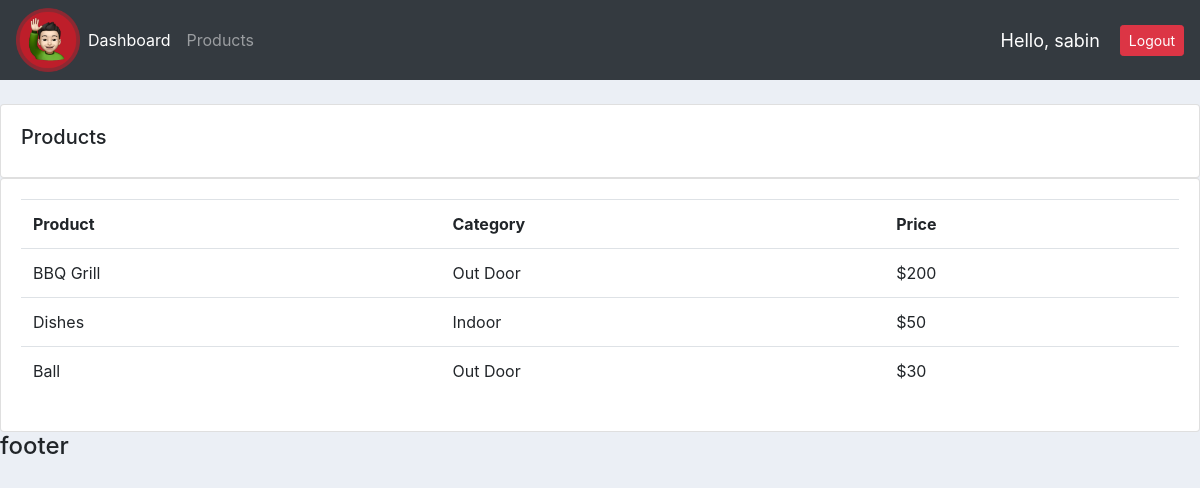
Screenshot of /products/ (signed in) with the database file from the repository.
### accounts/models.py (models this page shows, shortened)
class Product(models.Model):
    CATEGORY = (
        ('Indoor', 'Indoor'),
        ('Out Door', 'Out Door'),
    )
    name = models.CharField(max_length=200, null=True)
    price = models.IntegerField(null=True)
    category = models.CharField(max_length=200, null=True, choices=CATEGORY)
    description = models.CharField(max_length=200, null=True, blank=True)
    date_create = models.DateField(auto_now_add=True, null=True)
    tags = models.ManyToManyField(Tag)

### accounts/decorators.py (the view)
        def wrapper_func(request, *args, **kwargs):
            group = None
            if request.user.groups.exists():
                group = request.user.groups.all()[0].name
            if group in allowed_role:
                return view_func(request, *args, **kwargs)
            else:
                return HttpResponse("401 error! You are not authorized view this page")

### accounts/views.py (called while the page is built)
@login_required(login_url='login')
@allowed_users(allowed_role=['admin'])
def products(request):
    products = Product.objects.all()
    return render(request, 'accounts/products.html', {'products': products})

### accounts/templates/accounts/products.html
{% extends 'accounts/main.html' %}
{% block content %}
	<br>
		<div class="row">
			<div class="col-md">
				<div class="card card-body">
					<h5>Products</h5>
				</div>
				<div class="card card-body">
					<table class="table">
						<tr>
							<th>Product</th>
							<th>Category</th>
							<th>Price</th>
						</tr>
						{% for i in products %}
							<tr>
							<td>{{i.name}}</td>
							<td>{{i.category}}</td>
							<td>${{i.price}}</td>
						</tr>
						{% endfor %}
					</table>
				</div>
			</div>
		</div>
{% endblock %}

### accounts/templates/accounts/navbar.html (shortened to what this page needs)
 {% load static %}
<nav class="navbar navbar-expand-lg navbar-dark bg-dark">
  <img src="{% static '/images/logo.png' %}" alt="logo" width="64" height="64" />
  <div class="collapse navbar-collapse" id="navbarNav">
    <ul class="navbar-nav">
      {% if request.user.is_staff %}
      <li class="nav-item active">
        <a class="nav-link" href="{% url 'home'%}">Dashboard</a>
      </li>
      <li class="nav-item">
        <a class="nav-link" href="{% url 'products' %}">Products</a>
      </li>
      {% else %}
      <li class="nav-item">
        <a class="nav-link" href="{% url 'account' %}">Settings</a>
      </li>
      {% endif%}
    </ul>
  </div>
  <span class="hello-msg" > Hello, {{request.user}}</span>
  <span><a class="btn btn-sm btn-danger"  href="{% url 'logout' %}">Logout</a> </span>
</nav>

### static/css/main.css (style rules this page uses)
body { background-color: #ebeff5; }

### accounts/templates/accounts/navbar.html (style rules this page uses)
.hello-msg { font-size:18px; color:#fff; margin-right:20px }

### rows the page displays
Product: name "BBQ Grill", category "Out Door", price "200"
Product: name "Dishes", category "Indoor", price "50"
Product: name "Ball", category "Out Door", price "30"

### other values shown
{{ request.user }} "sabin"
